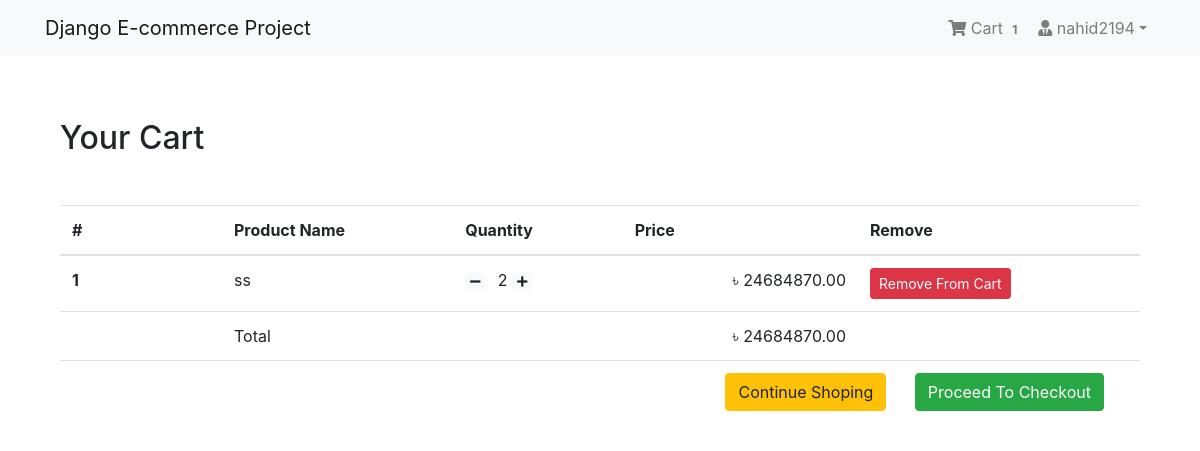
/shop/cart/ (signed in), run on an earlier commit of the app's database.
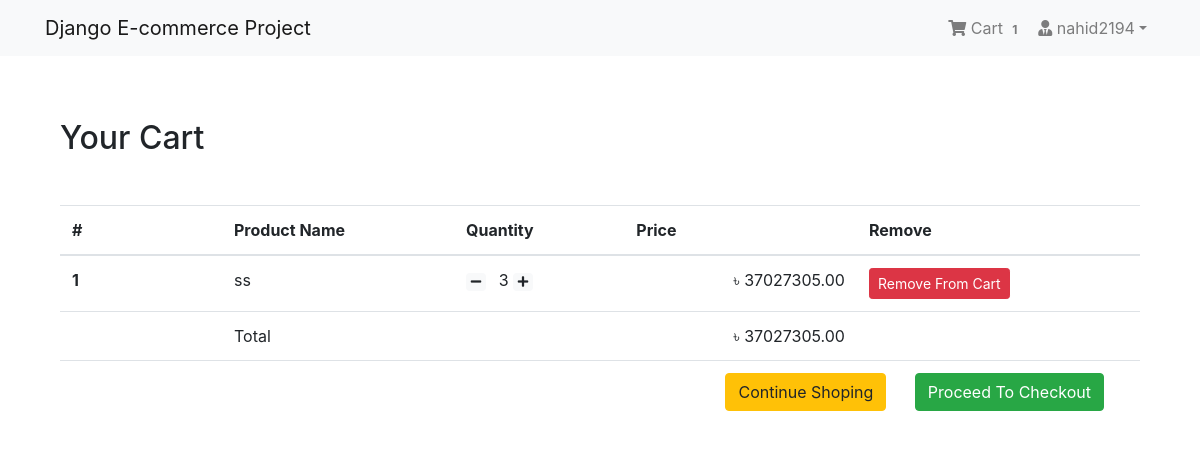
And on a later commit of the database.
### App_Login/models.py (models this page shows, shortened)
class User(AbstractBaseUser, PermissionsMixin):
    email = models.EmailField(unique=True, null=False)
    is_staff = models.BooleanField(
        ugettext_lazy('staff status'),
        default=False,
        help_text=ugettext_lazy('Designates whether the user can log in this site'
                                )
    )
    is_active = models.BooleanField(
        ugettext_lazy('active'),
        default=True,
        help_text=ugettext_lazy(
            'Designates whether this user should be treated as active. Unselect this instead of deleting accounts')
    )
    USERNAME_FIELD = 'email'
    objects = MyUserManager()

class Profile(models.Model):
    user = models.OneToOneField(
        User, on_delete=models.CASCADE, related_name='profile')
    username = models.CharField(max_length=264, blank=True)
    full_name = models.CharField(max_length=264, blank=True)
    address_1 = models.CharField(max_length=264, blank=True)
    city = models.CharField(max_length=10, blank=True)
    zipcode = models.CharField(max_length=10, blank=True)
    country = models.CharField(max_length=50, blank=True)
    phone = models.CharField(max_length=20, blank=True)
    date_joined = models.DateTimeField(auto_now_add=True)

### App_Order/models.py (models this page shows, shortened)
class Order(models.Model):
    orderitems = models.ManyToManyField(Cart)
    user = models.ForeignKey(settings.AUTH_USER_MODEL,
                             on_delete=models.CASCADE)
    ordered = models.BooleanField(default=False)
    created = models.DateTimeField(auto_now_add=True)
    paymentId = models.CharField(max_length=264, blank=True, null=True)
    ordereId = models.CharField(max_length=200, blank=True, null=True)
    def get_totals(self):
        total = 0
        for order_item in self.orderitems.all():
            total += float(order_item.get_total())
        return total

class Cart(models.Model):
    user = models.ForeignKey(settings.AUTH_USER_MODEL,
                             on_delete=models.CASCADE, related_name="cart")
    item = models.ForeignKey(
        Product, on_delete=models.CASCADE, related_name="cart")
    quantity = models.IntegerField(default=1)
    purchased = models.BooleanField(default=False)
    created = models.DateTimeField(auto_now_add=True)
    updated = models.DateTimeField(auto_now=True)
    def get_total(self):
        total = self.item.price * self.quantity
        float_total = format(total, '0.2f')
        return float_total

### App_Shop/models.py (models this page shows, shortened)
class Product(models.Model):
    mainimage = models.ImageField(upload_to='Products')
    name = models.CharField(max_length=264)
    category = models.ForeignKey(
        Category, on_delete=models.CASCADE, related_name='category')
    preview_text = models.TextField(
        max_length=200, verbose_name='Preview Text')
    detail_text = models.TextField(max_length=1000, verbose_name='Description')
    price = models.FloatField()
    old_price = models.FloatField(default=0.00)
    created = models.DateTimeField(auto_now_add=True)
    class Meta:
        ordering = ['-created', ]

### App_Order/views.py (the view)
# urls.py: path('cart/', views.cart_view, name="cart"),
@login_required
def cart_view(request):
    carts = Cart.objects.filter(user=request.user, purchased=False)
    orders = Order.objects.filter(user=request.user, ordered=False)
    if carts.exists() and orders.exists():
        order = orders[0]
        return render(request, 'App_Order/cart.html', context={'carts': carts, 'order': order})
    else:
        messages.warning(request, "You don't have any item in your cart!")
        return redirect("App_Shop:home")

### App_Order/templatetags/cart_tag.py (called while the page is built)
@register.filter
def cart_total(user):
    order = Order.objects.filter(user=user, ordered=False)
    if order.exists():
        return order[0].orderitems.count()
    else:
        return 0

### templates/App_Order/cart.html
{% extends "base.html" %}
{% block body_block %}
<div class="container my-5">
    <div class="my-5">
        <h2>Your Cart</h2>
    </div>
    <table class="table table-hover">
        <thead>
            <tr>
                <th scope="col" width="15%">#</th>
                <th scope="col">Product Name</th>
                <th scope="col">Quantity</th>
                <th scope="col" align="right">Price</th>
                <th scope="col">Remove</th>
            </tr>
        </thead>
        <tbody>
            {% for cart in carts %}
            <tr>
                <th>{{ forloop.counter }}</th>
                <td>{{ cart.item.name }}</td>
                <td>
                    <a class="mr-2" href="{% url 'App_Order:decrease' pk=cart.item.pk %}"><span
                            class="badge badge-light"><i class="fas fa-minus"></i></span></a>
                    {{ cart.quantity }}
                    <a class="mr-2" href="{% url 'App_Order:increase' pk=cart.item.pk %}"> <span
                            class="badge badge-light"> <i class="fas fa-plus"></i></span></a>
                </td>
                <td align="right">&#2547; {{ cart.get_total }}</td>
                <td><a href="{% url 'App_Order:remove' pk=cart.item.pk %}" class="btn btn-danger btn-sm">Remove From
                        Cart</a></td>
            </tr>
            {% endfor %}
            <tr>
                <th scope="row"></th>
                <td colspan="2">Total</td>
                <td align="right">&#2547; {{ order.get_totals | floatformat:2 }}</td>
                <td></td>
            </tr>
            <tr>
                <th scope="row"></th>
                <td colspan="4" class="text-right">
                    <a href="#" class="btn btn-warning mr-4">Continue Shoping</a>
                    <a href="{% url 'App_Payment:checkout' %}" class="btn btn-success mr-4">Proceed To Checkout</a>
                </td>
            </tr>
        </tbody>
    </table>
</div>
{% endblock %}

### templates/base.html (shortened to what this page needs)
{% load static %}
<!DOCTYPE html>
<html lang="en">
<head>
    <link rel="stylesheet" href="https://stackpath.bootstrapcdn.com/bootstrap/4.3.1/css/bootstrap.min.css"
>
    <link href="https://cdnjs.cloudflare.com/ajax/libs/font-awesome/5.10.2/css/all.css" rel="stylesheet">
    <link rel="stylesheet" href="{% static 'css/main.css' %}">
</head>
<body>
    {% include 'navbar.html' %}
    <div class="container" style="padding-top: 15px">
        {% block body_block %} {% endblock %}
    </div>
</body>
</html>

### templates/navbar.html (shortened to what this page needs)
{% load cart_tag %}
<nav class="navbar navbar-expand-lg navbar-light bg-light">
    <div class="container">
        <a class="navbar-brand" href="{% url 'App_Shop:home' %}">Django E-commerce Project</a>
        <div class="collapse navbar-collapse" id="navbarNav">
            <ul class="navbar-nav ml-auto">
                {% if request.user.is_authenticated %}
                <li class="nav-item">
                    <a href="{% url 'App_Order:cart' %}" class="nav-link">
                        <i class="fa fa-shopping-cart"></i> Cart
                        <span class="badge badge-ligth">{{ request.user | cart_total }}</span>
                    </a>
                </li>
                <li class="nav-item dropdown">
                    <a class="nav-link dropdown-toggle" href="#" id="navbarDropdown" role="button"
                        data-toggle="dropdown" aria-haspopup="true" aria-expanded="false"><i
                            class="fas fa-user-tie"></i> {{request.user.profile.username}}</a>
                </li>
                {% else %}
                <li class="nav-item">
                    <a href="{% url 'App_Login:login' %}" class="btn btn-primary">Login</a>
                </li>
                {% endif %}
            </ul>
        </div>
    </div>
</nav>

What changed in the data, as far as the page shows it:
changed Cart "ss": quantity "2" → "3"; get_total "24684870.00" → "37027305.00"
changed through a linked row, Order: get_totals "24684870.00" → "37027305.00"
